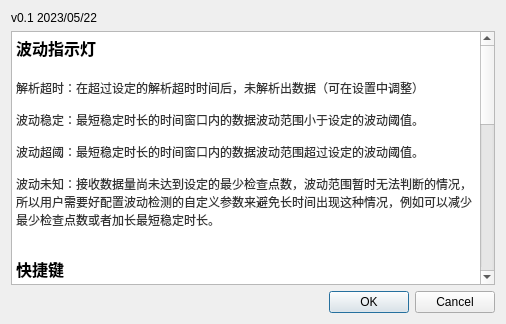
<?xml version="1.0" encoding="UTF-8"?>
<ui version="4.0">
 <class>HelpDoc</class>
 <widget class="QDialog" name="HelpDoc">
  <property name="geometry">
   <rect>
    <x>0</x>
    <y>0</y>
    <width>506</width>
    <height>324</height>
   </rect>
  </property>
  <property name="windowTitle">
   <string>帮助文档</string>
  </property>
  <layout class="QGridLayout" name="gridLayout">
   <item row="0" column="0">
    <widget class="QLabel" name="label">
     <property name="text">
      <string>v0.1 2023/05/22</string>
     </property>
    </widget>
   </item>
   <item row="2" column="0">
    <widget class="QDialogButtonBox" name="buttonBox">
     <property name="orientation">
      <enum>Qt::Horizontal</enum>
     </property>
     <property name="standardButtons">
      <set>QDialogButtonBox::Cancel|QDialogButtonBox::Ok</set>
     </property>
    </widget>
   </item>
   <item row="1" column="0">
    <widget class="QTextBrowser" name="textBrowser">
     <property name="html">
      <string>&lt;!DOCTYPE HTML PUBLIC &quot;-//W3C//DTD HTML 4.0//EN&quot; &quot;http://www.w3.org/TR/REC-html40/strict.dtd&quot;&gt;
&lt;html&gt;&lt;head&gt;&lt;meta name=&quot;qrichtext&quot; content=&quot;1&quot; /&gt;&lt;style type=&quot;text/css&quot;&gt;
p, li { white-space: pre-wrap; }
&lt;/style&gt;&lt;/head&gt;&lt;body style=&quot; font-family:'SimSun'; font-size:9pt; font-weight:400; font-style:normal;&quot;&gt;
&lt;p style=&quot; margin-top:0px; margin-bottom:0px; margin-left:0px; margin-right:0px; -qt-block-indent:0; text-indent:0px;&quot;&gt;&lt;span style=&quot; font-size:12pt; font-weight:600;&quot;&gt;波动指示灯&lt;/span&gt;&lt;/p&gt;
&lt;p style=&quot;-qt-paragraph-type:empty; margin-top:0px; margin-bottom:0px; margin-left:0px; margin-right:0px; -qt-block-indent:0; text-indent:0px; font-size:12pt; font-weight:600;&quot;&gt;&lt;br /&gt;&lt;/p&gt;
&lt;p style=&quot; margin-top:0px; margin-bottom:0px; margin-left:0px; margin-right:0px; -qt-block-indent:0; text-indent:0px;&quot;&gt;&lt;span style=&quot; font-family:'Consolas','Courier New','monospace'; color:#333333;&quot;&gt;解析超时：在超过设定的解析超时时间后，未解析出数据（可在设置中调整）&lt;/span&gt;&lt;/p&gt;
&lt;p style=&quot;-qt-paragraph-type:empty; margin-top:0px; margin-bottom:0px; margin-left:0px; margin-right:0px; -qt-block-indent:0; text-indent:0px; font-family:'Consolas','Courier New','monospace'; color:#333333;&quot;&gt;&lt;br /&gt;&lt;/p&gt;
&lt;p style=&quot; margin-top:0px; margin-bottom:0px; margin-left:0px; margin-right:0px; -qt-block-indent:0; text-indent:0px;&quot;&gt;&lt;span style=&quot; font-family:'Consolas','Courier New','monospace'; color:#333333;&quot;&gt;波动稳定：最短稳定时长的时间窗口内的数据波动范围小于设定的波动阈值。&lt;/span&gt;&lt;/p&gt;
&lt;p style=&quot;-qt-paragraph-type:empty; margin-top:0px; margin-bottom:0px; margin-left:0px; margin-right:0px; -qt-block-indent:0; text-indent:0px; font-family:'Consolas','Courier New','monospace'; color:#333333;&quot;&gt;&lt;br /&gt;&lt;/p&gt;
&lt;p style=&quot; margin-top:0px; margin-bottom:0px; margin-left:0px; margin-right:0px; -qt-block-indent:0; text-indent:0px;&quot;&gt;&lt;span style=&quot; font-family:'Consolas','Courier New','monospace'; color:#333333;&quot;&gt;波动超阈：最短稳定时长的时间窗口内的数据波动范围超过设定的波动阈值。&lt;/span&gt;&lt;/p&gt;
&lt;p style=&quot;-qt-paragraph-type:empty; margin-top:0px; margin-bottom:0px; margin-left:0px; margin-right:0px; -qt-block-indent:0; text-indent:0px; font-family:'Consolas','Courier New','monospace'; color:#333333;&quot;&gt;&lt;br /&gt;&lt;/p&gt;
&lt;p style=&quot; margin-top:0px; margin-bottom:0px; margin-left:0px; margin-right:0px; -qt-block-indent:0; text-indent:0px;&quot;&gt;&lt;span style=&quot; font-family:'Consolas','Courier New','monospace'; color:#333333;&quot;&gt;波动未知：接收数据量尚未达到设定的最少检查点数，波动范围暂时无法判断的情况，所以用户需要好配置波动检测的自定义参数来避免长时间出现这种情况，例如可以减少最少检查点数或者加长最短稳定时长。&lt;/span&gt;&lt;/p&gt;
&lt;p style=&quot;-qt-paragraph-type:empty; margin-top:0px; margin-bottom:0px; margin-left:0px; margin-right:0px; -qt-block-indent:0; text-indent:0px; font-family:'Consolas','Courier New','monospace'; color:#333333;&quot;&gt;&lt;br /&gt;&lt;/p&gt;
&lt;p style=&quot;-qt-paragraph-type:empty; margin-top:0px; margin-bottom:0px; margin-left:0px; margin-right:0px; -qt-block-indent:0; text-indent:0px; font-family:'Consolas','Courier New','monospace'; color:#333333;&quot;&gt;&lt;br /&gt;&lt;/p&gt;
&lt;p style=&quot; margin-top:0px; margin-bottom:0px; margin-left:0px; margin-right:0px; -qt-block-indent:0; text-indent:0px;&quot;&gt;&lt;span style=&quot; font-size:12pt; font-weight:600;&quot;&gt;快捷键&lt;/span&gt;&lt;/p&gt;
&lt;p style=&quot;-qt-paragraph-type:empty; margin-top:0px; margin-bottom:0px; margin-left:0px; margin-right:0px; -qt-block-indent:0; text-indent:0px;&quot;&gt;&lt;br /&gt;&lt;/p&gt;
&lt;p style=&quot; margin-top:0px; margin-bottom:0px; margin-left:0px; margin-right:0px; -qt-block-indent:0; text-indent:0px;&quot;&gt;Alt + 1：切换到欢迎界面&lt;/p&gt;
&lt;p style=&quot; margin-top:0px; margin-bottom:0px; margin-left:0px; margin-right:0px; -qt-block-indent:0; text-indent:0px;&quot;&gt;Alt + 2：切换到调试界面&lt;/p&gt;
&lt;p style=&quot; margin-top:0px; margin-bottom:0px; margin-left:0px; margin-right:0px; -qt-block-indent:0; text-indent:0px;&quot;&gt;Alt + 3：切换到校准界面&lt;/p&gt;
&lt;p style=&quot; margin-top:0px; margin-bottom:0px; margin-left:0px; margin-right:0px; -qt-block-indent:0; text-indent:0px;&quot;&gt;Alt + 4：切换校准视图&lt;/p&gt;
&lt;p style=&quot;-qt-paragraph-type:empty; margin-top:0px; margin-bottom:0px; margin-left:0px; margin-right:0px; -qt-block-indent:0; text-indent:0px;&quot;&gt;&lt;br /&gt;&lt;/p&gt;
&lt;p style=&quot; margin-top:0px; margin-bottom:0px; margin-left:0px; margin-right:0px; -qt-block-indent:0; text-indent:0px;&quot;&gt;Alt + S：开关仪器标准串口 Standard&lt;/p&gt;
&lt;p style=&quot; margin-top:0px; margin-bottom:0px; margin-left:0px; margin-right:0px; -qt-block-indent:0; text-indent:0px;&quot;&gt;Alt + D：开关待定仪器串口 Determine&lt;/p&gt;
&lt;p style=&quot; margin-top:0px; margin-bottom:0px; margin-left:0px; margin-right:0px; -qt-block-indent:0; text-indent:0px;&quot;&gt;Alt + C：开关采集         Collect&lt;/p&gt;
&lt;p style=&quot; margin-top:0px; margin-bottom:0px; margin-left:0px; margin-right:0px; -qt-block-indent:0; text-indent:0px;&quot;&gt;Alt + R：重新采集         ReCollect&lt;/p&gt;
&lt;p style=&quot; margin-top:0px; margin-bottom:0px; margin-left:0px; margin-right:0px; -qt-block-indent:0; text-indent:0px;&quot;&gt;Alt + F：拟合数据         Fit&lt;/p&gt;
&lt;p style=&quot;-qt-paragraph-type:empty; margin-top:0px; margin-bottom:0px; margin-left:0px; margin-right:0px; -qt-block-indent:0; text-indent:0px;&quot;&gt;&lt;br /&gt;&lt;/p&gt;
&lt;p style=&quot; margin-top:0px; margin-bottom:0px; margin-left:0px; margin-right:0px; -qt-block-indent:0; text-indent:0px;&quot;&gt;Alt + O: 采集序号 -1&lt;/p&gt;
&lt;p style=&quot; margin-top:0px; margin-bottom:0px; margin-left:0px; margin-right:0px; -qt-block-indent:0; text-indent:0px;&quot;&gt;Alt + P: 采集序号 +1&lt;/p&gt;
&lt;p style=&quot;-qt-paragraph-type:empty; margin-top:0px; margin-bottom:0px; margin-left:0px; margin-right:0px; -qt-block-indent:0; text-indent:0px;&quot;&gt;&lt;br /&gt;&lt;/p&gt;
&lt;p style=&quot; margin-top:0px; margin-bottom:0px; margin-left:0px; margin-right:0px; -qt-block-indent:0; text-indent:0px;&quot;&gt;Ctrl + L: 锁定校准配置面板&lt;/p&gt;
&lt;p style=&quot; margin-top:0px; margin-bottom:0px; margin-left:0px; margin-right:0px; -qt-block-indent:0; text-indent:0px;&quot;&gt;Ctrl + M: 关闭语音提醒&lt;/p&gt;
&lt;p style=&quot; margin-top:0px; margin-bottom:0px; margin-left:0px; margin-right:0px; -qt-block-indent:0; text-indent:0px;&quot;&gt;Ctrl + S: 保存数据&lt;/p&gt;
&lt;p style=&quot; margin-top:0px; margin-bottom:0px; margin-left:0px; margin-right:0px; -qt-block-indent:0; text-indent:0px;&quot;&gt;Ctrl + I: 设置&lt;/p&gt;
&lt;p style=&quot;-qt-paragraph-type:empty; margin-top:0px; margin-bottom:0px; margin-left:0px; margin-right:0px; -qt-block-indent:0; text-indent:0px;&quot;&gt;&lt;br /&gt;&lt;/p&gt;
&lt;p style=&quot; margin-top:0px; margin-bottom:0px; margin-left:0px; margin-right:0px; -qt-block-indent:0; text-indent:0px;&quot;&gt;Ctrl + N: 新建校准任务&lt;/p&gt;
&lt;p style=&quot; margin-top:0px; margin-bottom:0px; margin-left:0px; margin-right:0px; -qt-block-indent:0; text-indent:0px;&quot;&gt;Ctrl + Q: 退出上位机&lt;/p&gt;
&lt;p style=&quot;-qt-paragraph-type:empty; margin-top:0px; margin-bottom:0px; margin-left:0px; margin-right:0px; -qt-block-indent:0; text-indent:0px;&quot;&gt;&lt;br /&gt;&lt;/p&gt;
&lt;p style=&quot; margin-top:0px; margin-bottom:0px; margin-left:0px; margin-right:0px; -qt-block-indent:0; text-indent:0px;&quot;&gt;Ctrl + 1: 原生主题&lt;/p&gt;
&lt;p style=&quot; margin-top:0px; margin-bottom:0px; margin-left:0px; margin-right:0px; -qt-block-indent:0; text-indent:0px;&quot;&gt;Ctrl + 2: 灰白主题&lt;/p&gt;
&lt;p style=&quot; margin-top:0px; margin-bottom:0px; margin-left:0px; margin-right:0px; -qt-block-indent:0; text-indent:0px;&quot;&gt;Ctrl + 3: 清凉主题&lt;/p&gt;
&lt;p style=&quot; margin-top:0px; margin-bottom:0px; margin-left:0px; margin-right:0px; -qt-block-indent:0; text-indent:0px;&quot;&gt;Ctrl + 4: 暗黑主题&lt;/p&gt;&lt;/body&gt;&lt;/html&gt;</string>
     </property>
    </widget>
   </item>
  </layout>
 </widget>
 <resources/>
 <connections>
  <connection>
   <sender>buttonBox</sender>
   <signal>accepted()</signal>
   <receiver>HelpDoc</receiver>
   <slot>accept()</slot>
   <hints>
    <hint type="sourcelabel">
     <x>248</x>
     <y>254</y>
    </hint>
    <hint type="destinationlabel">
     <x>157</x>
     <y>274</y>
    </hint>
   </hints>
  </connection>
  <connection>
   <sender>buttonBox</sender>
   <signal>rejected()</signal>
   <receiver>HelpDoc</receiver>
   <slot>reject()</slot>
   <hints>
    <hint type="sourcelabel">
     <x>316</x>
     <y>260</y>
    </hint>
    <hint type="destinationlabel">
     <x>286</x>
     <y>274</y>
    </hint>
   </hints>
  </connection>
 </connections>
</ui>
